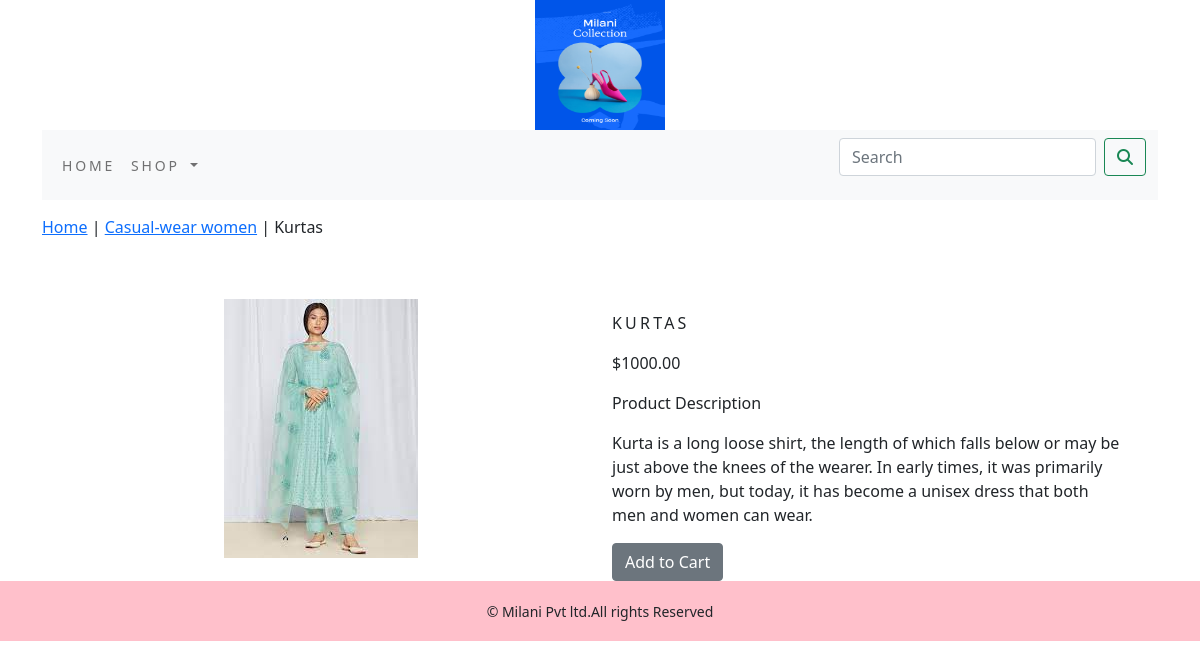
The app's page /shop/casual-wear-women/kurtas/ with its own data.
### shopapp/models.py (models this page shows, shortened)
class Product(models.Model):
    name = models.CharField(max_length=250, unique=True)
    slug = models.SlugField(max_length=250, unique=True)
    description = models.TextField(blank=True)
    price = models.DecimalField(max_digits=10,decimal_places=2)
    category = models.ForeignKey(Category,on_delete=models.CASCADE)
    image = models.ImageField(upload_to='product', blank=True)
    stock = models.IntegerField()
    available = models.BooleanField(default=True)
    created = models.DateTimeField(auto_now_add=True)
    updated = models.DateTimeField(auto_now=True)
    class Meta:
        ordering=('name',)
        verbose_name='product'
        verbose_name_plural='products'

class Category(models.Model):
    name=models.CharField(max_length=250,unique=True)
    slug=models.SlugField(max_length=250,unique=True)
    description=models.TextField(blank=True)
    image=models.ImageField(upload_to='category',blank=True)
    class Meta:
        ordering=('name',)
        verbose_name='category'
        verbose_name_plural='categories'
    def get_url(self):
        return reverse('shopapp:product_by_category',args=[self.slug])
    def __str__(self):
        return  '{}' .format(self.name)

### shopapp/views.py (the view)
# urls.py: path('<slug:c_slug>/<slug:product_slug>/',views.ProDetail,name='prodCatdetail'),
def ProDetail(request,c_slug,product_slug):
    try:
        product=Product.objects.get(category__slug=c_slug,slug=product_slug)
    except Exception as e:
        raise e
    return render(request,'product.html',{'product':product})

### cart/context_processors.py (called while the page is built)
def counter(request):
    item_count=0
    if 'admin' in request.path:
        return{}
    else:
        try:
            cart=Cart.objects.filter(cart_id=_cart_id(request))
            car_items=CartItem.objects.all().filter(cart=cart[:1])
            for cart_item in car_items:
                item_count +=cart_item.quantity
        except cart.DoesNotExist:
            item_count=0
    return dict(item_count=item_count)

### cart/views.py (called while the page is built)
def _cart_id(request):
    cart=request.session.session_key
    if not cart:
        cart=request.session.create()
    return cart

### shopapp/context_processors.py (called while the page is built)
def menu_links(request):
    links=Category.objects.all()
    return dict(links=links)

### templates/product.html (shortened to what this page needs)
{% extends 'base.html' %}
{% load static %}
{% block content %}
<div class="row my_prod_row_class">
    <div class="mx_auto">
        <p><a href="{% url 'shopapp:allProdCat' %}">Home</a> | <a href="{{product.category.get_url}}">{{product.category}}</a> | {{product.name}}</p>
    </div>
</div>
<div class="container">
<br>
<div class="row">
    <div class="col-12 col-sm-12 col-md-12 col-lg-6 text-center" >
        <div style="min-width:18rem;">
            <img src="{{product.image.url}}" alt="{{product.name}}">
        </div>
    </div>
    <div class="col-12 col-sm-12 col-md-12 col-lg-6">
        <div>
        <h1 class="my_prod_title">{{product.name}}</h1>
        <p>${{product.price}}</p>
        <p class="my_title">Product Description</p>
        <p class="text-justify my_prod_text">{{product.description}}</p>
        {% if product.stock <= 0 %}
        <p class="text-justify my_prod_text"><b>Out of stock</b></p>
        {% else %}
        <a class="btn btn-secondary" href="{% url 'cart:add_cart' product.id %}">Add to Cart</a>
        {% endif %}
    </div>
</div>
    </div>
</div>
{% endblock %}

### static/css/custom.css (style rules this page uses)
body { font-family: 'Roboto', sans-serif; }
.my_title { font-size:16px; text_transform:uppercase; letter_spacing: .2em; }
.my_prod_row_class { padding-top:15px; padding-bottom:20px; }
.my_prod_title { font-size:16px; text-transform:uppercase; letter-spacing:.2em; padding-top:15px; padding-bottom:10px; }
.my_prod_text { padding-right:20px; }

### records on screen
Product: category "Casual-wear women", name "Kurtas", image (picture), name "KURTAS", price "1000.00", description "Kurta is a long loose shirt, the length of which falls below or may be just above the knees of the wearer. In early times, it was primarily worn by men, but today, it has become a unisex dress that both men and women can wear."
